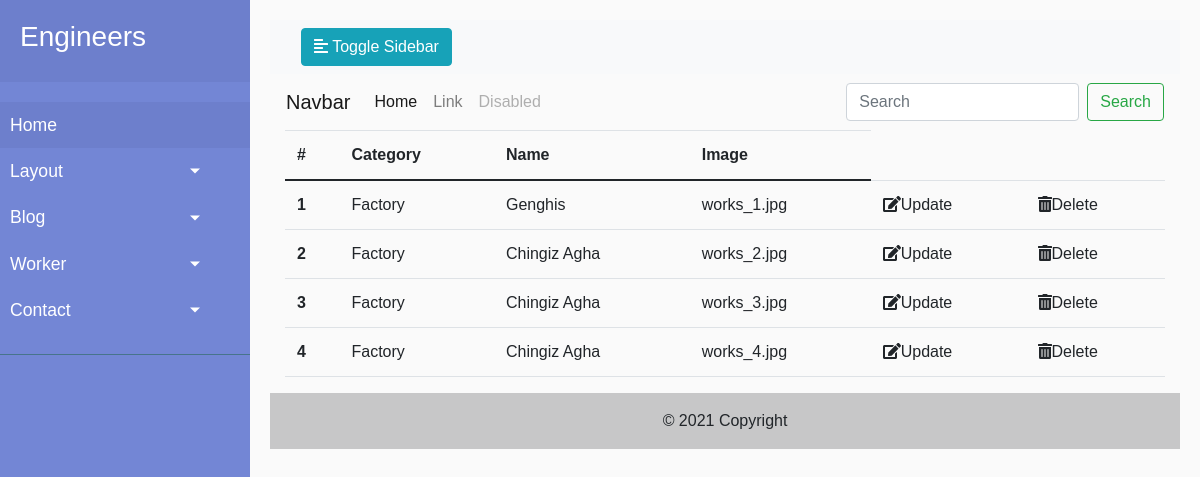
The page /admin/project on the database as committed earlier.
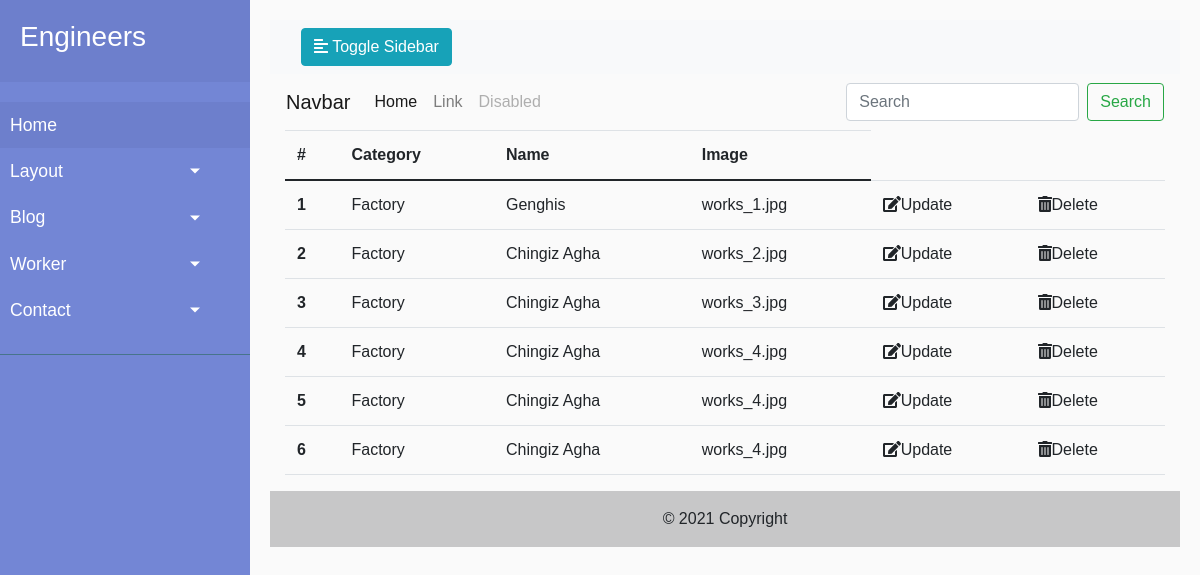
The same page on the database as committed later.
### engineers/models.py (models this page shows)
class Project(db.Model):
    id = db.Column(db.Integer, primary_key=True)
    name = db.Column(db.String(50), nullable=False)
    image = db.Column(db.String(20), default='uploads/default.jpeg')
    category = db.Column(db.Integer, db.ForeignKey('procategory.id'), nullable=False)

### engineers/controllers.py (the view)
@app.route('/admin/project')
def project_list():
    projects = Project.query.all()
    return render_template('admin/project.html', projects=projects)

### engineers/templates/admin/project.html
{% extends 'admin/base.html' %}
{% block content %}
<div class="container">
    <div class="row ">
      <div class="col">
        <table class="table">
            <thead>
              <tr>
                <th scope="col">#</th>
                <th scope="col">Category</th>
                <th scope="col">Name</th>
                <th scope="col">Image</th>
              </tr>
            </thead>
            <tbody>
               {% for project in projects %}
              <tr>
                <th scope="row">{{project.id}}</th>
                <td>{{project.category}}</td>
                <td>{{project.name}}</td>
                <td>{{project.image}}</td>
                <td><a href="{{url_for('project_update', id=project.id)}}"><i class="fas fa-edit"></i>Update</a></td>
                <td><a href="{{url_for('pro_delete', id=project.id)}}"><i class="fas fa-trash-alt"></i>Delete</a></td>             </tr>
              {% endfor %}
            </tbody>
          </table>
      </div>
    </div>
  </div>
{% endblock %}

Rows that differ between the two databases and show on the page:
added Project: id "5", category "Factory", name "Chingiz Agha", image "works_4.jpg"
added Project: id "6", category "Factory", name "Chingiz Agha", image "works_4.jpg"
